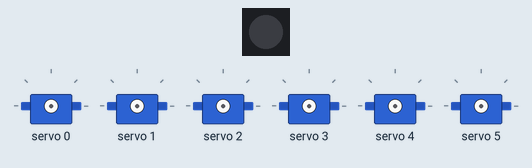
The sketch below on a simulated ESP32-S3. Shown: 1 RGB LEDs in strip order, left to right, 6 × servo. Dim RGB values are drawn brighter than linear; WiFi joins after 1.5 s; servers stay silent unless stated; the ROS host is connected and sends only what is stated; what the sketch prints to the serial monitor is not drawn.

Above: at 0.0 s.
At 1.8 s:
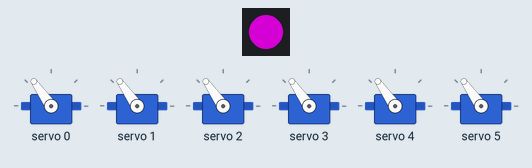
At 3.4 s:
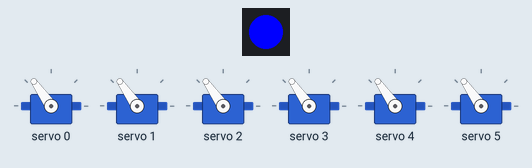
At 3.9 s:
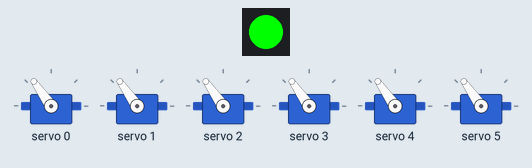
Timing chart, 0 to 5.4 s (numbered marks = the images above):
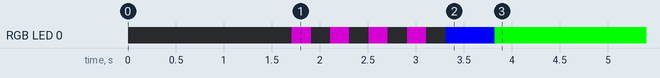

Measured:
- by itself, RGB LED 0: off → RGB(128, 0, 128) at 1.7 s, → off 0.20 s later, → RGB(128, 0, 128) 0.20 s later, → off 0.20 s later, … (10 changes in this stretch)

The sketch:

ArduinoServo.ino
```cpp
#include <micro_ros_arduino.h>
#include <Adafruit_NeoPixel.h>
#include <Adafruit_PWMServoDriver.h>
#include <WiFi.h>

#include <rcl/rcl.h>
#include <rcl/error_handling.h>
#include <rclc/rclc.h>
#include <rclc/executor.h>

#include <sensor_msgs/msg/joint_state.h>
#include <std_msgs/msg/float32_multi_array.h>

// WiFi 配置
#define WIFI_SSID "WHEELTEC_S300"
#define WIFI_PASS "dongguan"
#define AGENT_IP "192.168.0.100"
#define AGENT_PORT 8888

// LED 配置
#define LED_PIN 48
#define NUM_LEDS 1

// I2C 引脚配置 (ESP32-S3 默认引脚)
#define I2C_SDA 8   // GPIO8 - ESP32-S3 默认 SDA
#define I2C_SCL 9   // GPIO9 - ESP32-S3 默认 SCL

// 舵机配置
#define SERVO_COUNT 6
#define SERVO_FREQ 50  // 舵机频率 50Hz

// PCA9685 I2C 地址 (默认 0x40)
#define PCA9685_ADDRESS 0x40

// 舵机脉冲宽度范围 (根据你的舵机调整)
#define SERVO_MIN_PULSE 150   // 最小脉冲 (对应 0 度)
#define SERVO_MAX_PULSE 600   // 最大脉冲 (对应 180 度)

// 舵机角度限制
#define SERVO_MIN_ANGLE 0
#define SERVO_MAX_ANGLE 180

// micro-ROS 对象
rcl_subscription_t joint_sub;
rcl_subscription_t array_sub;
rcl_publisher_t joint_pub;

sensor_msgs__msg__JointState joint_msg;
sensor_msgs__msg__JointState joint_state_msg;
std_msgs__msg__Float32MultiArray array_msg;

rclc_executor_t executor;
rclc_support_t support;
rcl_allocator_t allocator;
rcl_node_t node;
rcl_timer_t timer;

// 对象
Adafruit_NeoPixel strip = Adafruit_NeoPixel(NUM_LEDS, LED_PIN, NEO_GRB + NEO_KHZ800);
Adafruit_PWMServoDriver pwm = Adafruit_PWMServoDriver(PCA9685_ADDRESS);

// 当前舵机角度
float current_angles[SERVO_COUNT] = {90, 90, 90, 90, 90, 60};

// 状态枚举
enum State {
  CONNECTING_WIFI,
  WAITING_AGENT,
  AGENT_AVAILABLE,
  AGENT_CONNECTED,
  AGENT_DISCONNECTED
} state;

// 显示状态
void showState() {
  switch(state) {
    case CONNECTING_WIFI:
      strip.setPixelColor(0, strip.Color(128, 0, 128));
      strip.show();
      break;
    case WAITING_AGENT:
      strip.setPixelColor(0, strip.Color(255, 255, 0));
      strip.show();
      break;
    case AGENT_AVAILABLE:
      strip.setPixelColor(0, strip.Color(0, 0, 255));
      strip.show();
      break;
    case AGENT_CONNECTED:
      strip.setPixelColor(0, strip.Color(0, 255, 0));
      strip.show();
      break;
    case AGENT_DISCONNECTED:
      strip.setPixelColor(0, strip.Color(255, 0, 0));
      strip.show();
      break;
  }
}

// 角度转换为脉冲宽度
uint16_t angleToPulse(float angle) {
  // 限制角度范围
  angle = constrain(angle, SERVO_MIN_ANGLE, SERVO_MAX_ANGLE);

  // 线性映射：0-180度 -> SERVO_MIN_PULSE - SERVO_MAX_PULSE
  uint16_t pulse = map(angle * 100, 0, 18000, SERVO_MIN_PULSE, SERVO_MAX_PULSE);
  return pulse;
}

// 设置单个舵机角度
void setServoAngle(uint8_t servo_num, float angle) {
  if (servo_num >= SERVO_COUNT) return;

  uint16_t pulse = angleToPulse(angle);
  pwm.setPWM(servo_num, 0, pulse);
  current_angles[servo_num] = angle;

  Serial.print("Servo ");
  Serial.print(servo_num);
  Serial.print(" -> ");
  Serial.print(angle);
  Serial.println(" degrees");
}

// 设置所有舵机角度
void setAllServos(float angles[SERVO_COUNT]) {
  for (int i = 0; i < SERVO_COUNT; i++) {
    setServoAngle(i, angles[i]);
  }
}

// 订阅回调 - JointState 消息 (标准 ROS 关节状态)
void joint_state_callback(const void * msgin) {
  const sensor_msgs__msg__JointState * msg = (const sensor_msgs__msg__JointState *)msgin;

  Serial.println("Received JointState message");

  // 使用 position 字段
  if (msg->position.size >= SERVO_COUNT) {
    for (int i = 0; i < SERVO_COUNT; i++) {
      float angle_rad = msg->position.data[i];
      float angle_deg = angle_rad * 180.0 / PI;  // 弧度转角度
      setServoAngle(i, angle_deg);
    }
  }

  // LED 闪烁表示接收到命令
  strip.setPixelColor(0, strip.Color(0, 255, 255));
  strip.show();
  delay(50);
  showState();
}

// 订阅回调 - Float32MultiArray 消息 (简单数组)
void array_callback(const void * msgin) {
  const std_msgs__msg__Float32MultiArray * msg = (const std_msgs__msg__Float32MultiArray *)msgin;

  Serial.println("Received Float32MultiArray message");

  if (msg->data.size >= SERVO_COUNT) {
    for (int i = 0; i < SERVO_COUNT; i++) {
      setServoAngle(i, msg->data.data[i]);
    }
  }

  // LED 闪烁表示接收到命令
  strip.setPixelColor(0, strip.Color(0, 255, 255));
  strip.show();
  delay(50);
  showState();
}

// 定时器回调 - 发布当前关节状态
void timer_callback(rcl_timer_t * timer, int64_t last_call_time) {
  (void) last_call_time;
  if (timer != NULL) {
    // 更新关节状态消息
    for (int i = 0; i < SERVO_COUNT; i++) {
      joint_state_msg.position.data[i] = current_angles[i] * PI / 180.0;  // 角度转弧度
    }

    // 发布消息
    rcl_publish(&joint_pub, &joint_state_msg, NULL);
  }
}

// 连接WiFi
bool connectWiFi() {
  Serial.print("Connecting to WiFi ");
  Serial.println(WIFI_SSID);

  WiFi.begin(WIFI_SSID, WIFI_PASS);

  int attempts = 0;
  while (WiFi.status() != WL_CONNECTED && attempts < 30) {
    strip.setPixelColor(0, strip.Color(128, 0, 128));
    strip.show();
    delay(200);
    strip.setPixelColor(0, strip.Color(0, 0, 0));
    strip.show();
    delay(200);
    Serial.print(".");
    attempts++;
  }

  if (WiFi.status() == WL_CONNECTED) {
    Serial.println("\nWiFi connected!");
    Serial.print("IP address: ");
    Serial.println(WiFi.localIP());
    return true;
  }
  return false;
}

// 初始化 JointState 消息
void init_joint_state_msg() {
  // 分配内存
  joint_state_msg.name.capacity = SERVO_COUNT;
  joint_state_msg.name.size = SERVO_COUNT;
  joint_state_msg.name.data = (rosidl_runtime_c__String*) malloc(SERVO_COUNT * sizeof(rosidl_runtime_c__String));

  joint_state_msg.position.capacity = SERVO_COUNT;
  joint_state_msg.position.size = SERVO_COUNT;
  joint_state_msg.position.data = (double*) malloc(SERVO_COUNT * sizeof(double));

  joint_state_msg.velocity.capacity = 0;
  joint_state_msg.velocity.size = 0;

  joint_state_msg.effort.capacity = 0;
  joint_state_msg.effort.size = 0;

  // 设置关节名称
  char joint_names[SERVO_COUNT][20];
  for (int i = 0; i < SERVO_COUNT; i++) {
    sprintf(joint_names[i], "joint_%d", i);
    joint_state_msg.name.data[i].data = joint_names[i];
    joint_state_msg.name.data[i].size = strlen(joint_names[i]);
    joint_state_msg.name.data[i].capacity = strlen(joint_names[i]) + 1;
    joint_state_msg.position.data[i] = 0.0;
  }
}

// 创建 micro-ROS 实体
bool createEntities() {
  allocator = rcl_get_default_allocator();

  if (rclc_support_init(&support, 0, NULL, &allocator) != RCL_RET_OK) {
    return false;
  }

  if (rclc_node_init_default(&node, "servo_controller_node", "", &support) != RCL_RET_OK) {
    return false;
  }

  // 创建订阅者 - JointState
  if (rclc_subscription_init_default(
    &joint_sub,
    &node,
    ROSIDL_GET_MSG_TYPE_SUPPORT(sensor_msgs, msg, JointState),
    "joint_commands") != RCL_RET_OK) {
    return false;
  }

  // 创建订阅者 - Float32MultiArray
  if (rclc_subscription_init_default(
    &array_sub,
    &node,
    ROSIDL_GET_MSG_TYPE_SUPPORT(std_msgs, msg, Float32MultiArray),
    "servo_angles") != RCL_RET_OK) {
    return false;
  }

  // 创建发布者 - 发布当前关节状态
  if (rclc_publisher_init_default(
    &joint_pub,
    &node,
    ROSIDL_GET_MSG_TYPE_SUPPORT(sensor_msgs, msg, JointState),
    "joint_states") != RCL_RET_OK) {
    return false;
  }

  // 创建定时器 - 每 100ms 发布一次状态
  if (rclc_timer_init_default(
    &timer,
    &support,
    RCL_MS_TO_NS(100),
    timer_callback) != RCL_RET_OK) {
    return false;
  }

  // 创建执行器
  if (rclc_executor_init(&executor, &support.context, 3, &allocator) != RCL_RET_OK) {
    return false;
  }

  if (rclc_executor_add_subscription(&executor, &joint_sub, &joint_msg, &joint_state_callback, ON_NEW_DATA) != RCL_RET_OK) {
    return false;
  }

  if (rclc_executor_add_subscription(&executor, &array_sub, &array_msg, &array_callback, ON_NEW_DATA) != RCL_RET_OK) {
    return false;
  }

  if (rclc_executor_add_timer(&executor, &timer) != RCL_RET_OK) {
    return false;
  }

  Serial.println("micro-ROS entities created successfully");
  return true;
}

void destroyEntities() {
  rmw_context_t * rmw_context = rcl_context_get_rmw_context(&support.context);
  (void) rmw_uros_set_context_entity_destroy_session_timeout(rmw_context, 0);

  rcl_subscription_fini(&joint_sub, &node);
  rcl_subscription_fini(&array_sub, &node);
  rcl_publisher_fini(&joint_pub, &node);
  rcl_timer_fini(&timer);
  rclc_executor_fini(&executor);
  rcl_node_fini(&node);
  rclc_support_fini(&support);
}

void setup() {
  Serial.begin(115200);
  delay(1000);

  Serial.println("Starting 6-Axis Servo Controller");

  // 初始化 LED
  strip.begin();
  strip.show();

  // 初始化 I2C
  Serial.println("Initializing I2C...");
  Wire.begin(I2C_SDA, I2C_SCL);

  // 初始化 PCA9685
  Serial.println("Initializing PCA9685...");
  pwm.begin();
  pwm.setPWMFreq(SERVO_FREQ);
  delay(100);

  // 设置所有舵机到中间位置
  Serial.println("Setting servos to home position (90 degrees)");
  for (int i = 0; i < SERVO_COUNT; i++) {
    setServoAngle(i, 90);
    delay(100);
  }

  // 连接WiFi
  state = CONNECTING_WIFI;
  if (!connectWiFi()) {
    while(1) {
      strip.setPixelColor(0, strip.Color(255, 0, 0));
      strip.show();
      delay(100);
      strip.setPixelColor(0, strip.Color(0, 0, 0));
      strip.show();
      delay(100);
    }
  }

  // 设置 micro-ROS
  set_microros_wifi_transports(WIFI_SSID, WIFI_PASS, AGENT_IP, AGENT_PORT);

  // 初始化消息
  init_joint_state_msg();

  state = WAITING_AGENT;
  showState();
}

void loop() {
  if (WiFi.status() != WL_CONNECTED) {
    state = CONNECTING_WIFI;
    connectWiFi();
    return;
  }

  switch(state) {
    case WAITING_AGENT:
      if (RMW_RET_OK == rmw_uros_ping_agent(1000, 1)) {
        state = AGENT_AVAILABLE;
        showState();
      }
      delay(500);
      break;

    case AGENT_AVAILABLE:
      if (createEntities()) {
        state = AGENT_CONNECTED;
        showState();
      } else {
        state = WAITING_AGENT;
        showState();
        delay(1000);
      }
      break;

    case AGENT_CONNECTED:
      if (RMW_RET_OK == rmw_uros_ping_agent(100, 1)) {
        rclc_executor_spin_some(&executor, RCL_MS_TO_NS(100));
      } else {
        state = AGENT_DISCONNECTED;
        showState();
      }
      break;

    case AGENT_DISCONNECTED:
      destroyEntities();
      state = WAITING_AGENT;
      showState();
      delay(1000);
      break;
  }

  delay(10);
}
```
